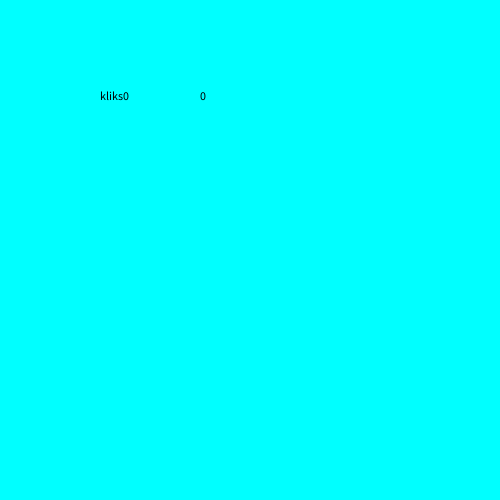
Frame 1 (no input)
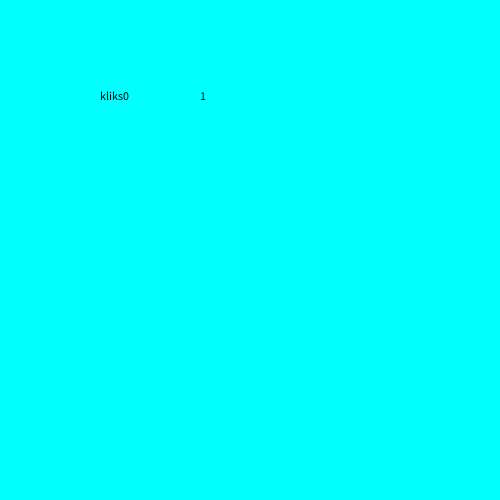
Frame 60 (the mouse pressed at the canvas centre just before this capture)
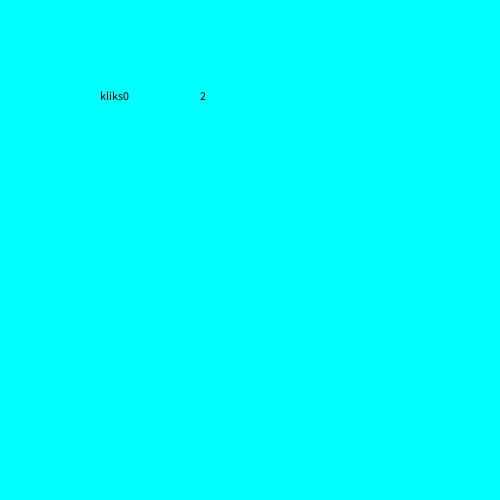
Frame 120 (the mouse held since frame 60 and released just before this capture)

The Processing sketch that drew these frames (run headless with seeded random() and noise(); from frame 60 on, the mouse is pressed at the canvas centre):

// Processing sketch: sketch_12_2
// ── sketch_12_2.pde
int spatie = 0;
int sec;
boolean tijd = true;
void setup(){
    size(500,500);

}

void draw(){
    background(0,255,255);

  sec = millis()/1000;
if( sec > 10){ 
  tijd = false;
}

fill(0,0,0 );
    text(sec,200,100);
    text("kliks" + spatie,100,100);
}

  void keyReleased(){
    if(keyCode == 32 && tijd){
      spatie++;
    }
  }
  
